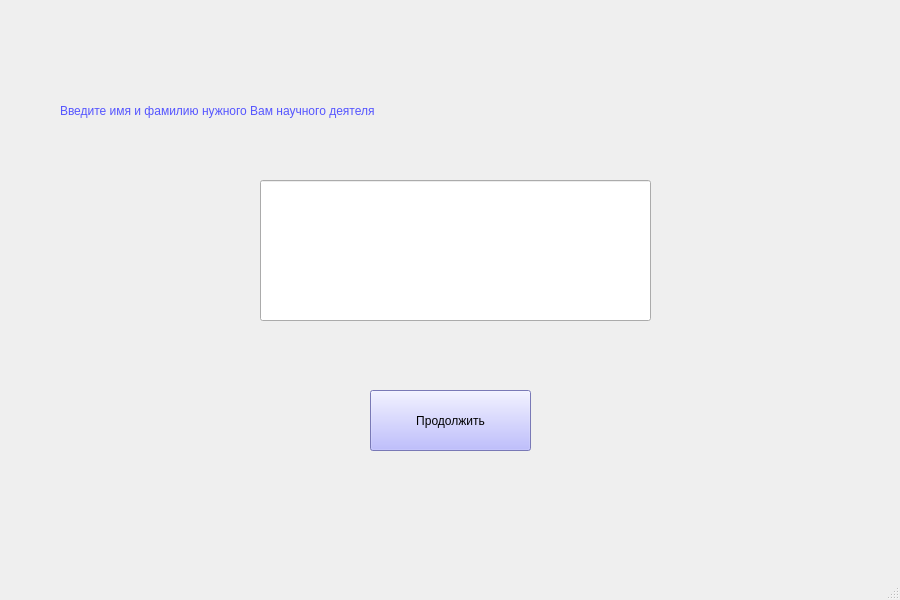
<?xml version="1.0" encoding="UTF-8"?>
<ui version="4.0">
 <class>MainWindow</class>
 <widget class="QMainWindow" name="MainWindow">
  <property name="geometry">
   <rect>
    <x>0</x>
    <y>0</y>
    <width>900</width>
    <height>600</height>
   </rect>
  </property>
  <property name="windowTitle">
   <string>TheScienceInPersons</string>
  </property>
  <widget class="QWidget" name="centralwidget">
   <widget class="QLabel" name="lbl">
    <property name="geometry">
     <rect>
      <x>60</x>
      <y>30</y>
      <width>801</width>
      <height>161</height>
     </rect>
    </property>
    <property name="styleSheet">
     <string notr="true">font: 18pt &quot;MS Shell Dlg 2&quot;;
color: rgb(85, 85, 255);</string>
    </property>
    <property name="text">
     <string>Введите имя и фамилию нужного Вам научного деятеля</string>
    </property>
    <property name="textFormat">
     <enum>Qt::PlainText</enum>
    </property>
   </widget>
   <widget class="QLineEdit" name="lineEd">
    <property name="geometry">
     <rect>
      <x>260</x>
      <y>180</y>
      <width>391</width>
      <height>141</height>
     </rect>
    </property>
    <property name="styleSheet">
     <string notr="true">color: rgb(85, 85, 255);
font: 18pt &quot;MS Shell Dlg 2&quot;;</string>
    </property>
   </widget>
   <widget class="QPushButton" name="btn">
    <property name="geometry">
     <rect>
      <x>370</x>
      <y>390</y>
      <width>161</width>
      <height>61</height>
     </rect>
    </property>
    <property name="styleSheet">
     <string notr="true">font: 14pt &quot;MS Shell Dlg 2&quot;;
background-color: rgb(170, 170, 255);</string>
    </property>
    <property name="text">
     <string>Продолжить</string>
    </property>
    <property name="shortcut">
     <string>Return</string>
    </property>
   </widget>
  </widget>
  <widget class="QMenuBar" name="menubar">
   <property name="geometry">
    <rect>
     <x>0</x>
     <y>0</y>
     <width>900</width>
     <height>26</height>
    </rect>
   </property>
  </widget>
  <widget class="QStatusBar" name="statusbar"/>
 </widget>
 <resources/>
 <connections/>
</ui>
